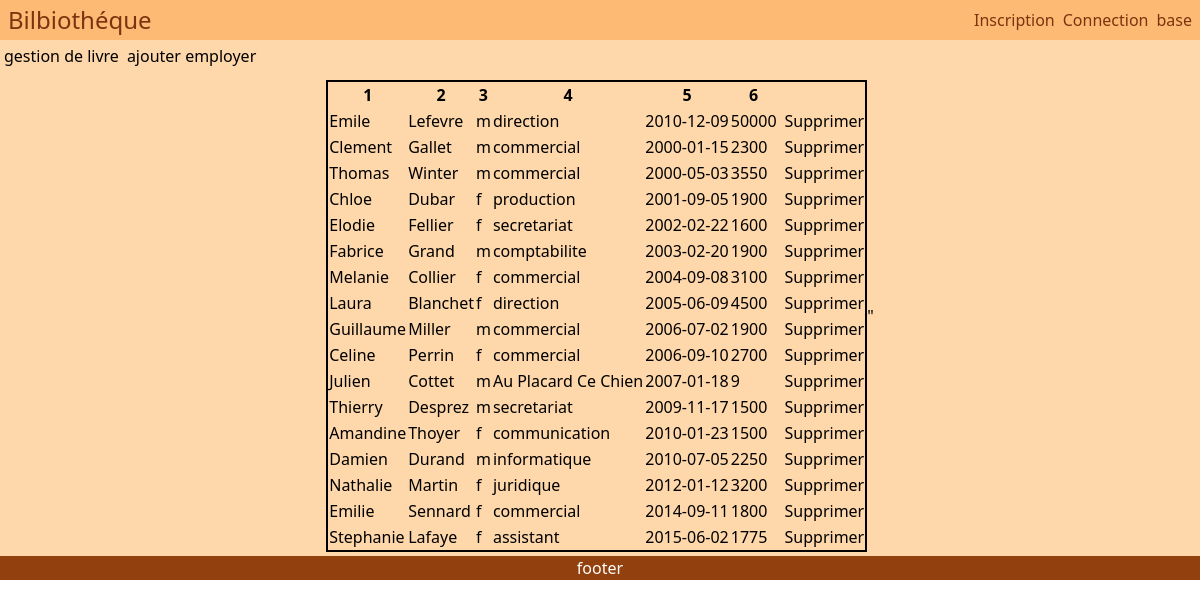
Screenshot of /pdo.php with the database file from the repository.
### tables this page shows
CREATE TABLE employes (
  id_employes int(3) NOT NULL,
  prenom varchar(20) DEFAULT NULL,
  nom varchar(20) DEFAULT NULL,
  sexe enum('m','f') NOT NULL,
  service varchar(30) DEFAULT NULL,
  date_embauche date DEFAULT NULL,
  salaire int(10) DEFAULT NULL
);

### db.php (called while the page is built)
<?php
$pdo = new PDO("mysql:host=localhost;dbname=entreprise","root2","pass");
$read = $pdo->query('SELECT * FROM employes');
$result = $read->fetchAll();

### pdo.php (the view, shortened to what this page needs)
<?php
include "./template/header.php";
require "db.php";
$str = "";
$str .= '<table class="border-2 border-black border-solid">';
$col = array_keys((array)$result[0]);
$str .= '<tr>';
for ($th = 2, $sth = count($col); $th < $sth; $th += 2) {
    $str .= '<th>' . $col[$th] . '</th>';
}
for ($i = 0, $size = count($result); $i < $size; ++$i) {
    $str .= '<tr>';
    for ($j = 1; $j < 10; ++$j) {
        $str .= '<td class="mr-2"><a href="./modif.php?id_employer=' . $result[$i][0] . '">' . $result[$i][$j] . "</a></td>";
    }
    $str .= '<td class="mr-2"></a><a href="./supp.php?id_employer=' . $result[$i][0] . '">Supprimer</a></td></tr>';
}
$str .= '</table>"';
?>
<main class="bg-orange-200 pb-1">
    <nav>
        <ul class="flex space-x-2 p-1">
            <li><a href="./update.php">gestion de livre</a></li>
            <li><a href="./ajoutEmp.php">ajouter employer</a></li>
        </ul>
    </nav>
    <div class="w-full flex items-center justify-center mt-2 ">
        <?php echo $str ?>
    </div>
</main>
<?php include "./template/footer.php"; ?>

### template/header.php (shortened to what this page needs)
<!DOCTYPE html>
<html lang="en">
<head>
    <link rel="stylesheet" href="./asset/css/out.css">
</head>
<body>
    <header class="py-1 px-2 flex justify-between items-center bg-orange-300">
        <h1 class="text-amber-900 text-2xl"><a href="./index.php">Bilbiothéque</a></h1>
        <nav>
            <ul id="menu" class="flex space-x-2">
                <li><a class="text-amber-900" href="./signup.php">Inscription</a></li>
                <li><a class="text-amber-900" href="./connect.php">Connection</a></li>
                <li><a class="text-amber-900" href="./pdo.php">base</a></li>
            </ul>
        </nav>
    </header>

### template/footer.php
<footer class="bg-amber-800 flex place-content-center">
    <p class="text-white">footer</p>
</footer>
</body>
</html>

### asset/css/out.css (style rules this page uses)
html, :host { line-height: 1.5; -webkit-text-size-adjust: 100%; -moz-tab-size: 4; -o-tab-size: 4; tab-size: 4; font-family: ui-sans-serif, system-ui, sans-serif, "Apple Color Emoji", "Segoe UI Emoji", "Segoe UI Symbol", "Noto Color Emoji"; font-feature-settings: normal; font-variation-settings: normal; -webkit-tap-highlight-color: transparent; }
body { margin: 0; line-height: inherit; }
h1, h2, h3, h4, h5, h6 { font-size: inherit; font-weight: inherit; }
a { color: inherit; text-decoration: inherit; }
table { text-indent: 0; border-color: inherit; border-collapse: collapse; }
blockquote, dl, dd, h1, h2, h3, h4, h5, h6, hr, figure, p, pre { margin: 0; }
ol, ul, menu { list-style: none; margin: 0; padding: 0; }
.mr-2 { margin-right: 0.5rem; }
.mt-2 { margin-top: 0.5rem; }
.flex { display: flex; }
.w-full { width: 100%; }
.place-content-center { place-content: center; }
.items-center { align-items: center; }
.justify-center { justify-content: center; }
.justify-between { justify-content: space-between; }
.space-x-2 > :not([hidden]) ~ :not([hidden]) { --tw-space-x-reverse: 0; margin-right: calc(0.5rem * var(--tw-space-x-reverse)); margin-left: calc(0.5rem * calc(1 - var(--tw-space-x-reverse))); }
.border-2 { border-width: 2px; }
.border-solid { border-style: solid; }
.border-black { --tw-border-opacity: 1; border-color: rgb(0 0 0 / var(--tw-border-opacity, 1)); }
.bg-amber-800 { --tw-bg-opacity: 1; background-color: rgb(146 64 14 / var(--tw-bg-opacity, 1)); }
.bg-orange-300 { --tw-bg-opacity: 1; background-color: rgb(253 186 116 / var(--tw-bg-opacity, 1)); }
.bg-orange-200 { --tw-bg-opacity: 1; background-color: rgb(254 215 170 / var(--tw-bg-opacity, 1)); }
.p-1 { padding: 0.25rem; }
.px-2 { padding-left: 0.5rem; padding-right: 0.5rem; }
.py-1 { padding-top: 0.25rem; padding-bottom: 0.25rem; }
.pb-1 { padding-bottom: 0.25rem; }
.text-2xl { font-size: 1.5rem; line-height: 2rem; }
.text-amber-900 { --tw-text-opacity: 1; color: rgb(120 53 15 / var(--tw-text-opacity, 1)); }
.text-white { --tw-text-opacity: 1; color: rgb(255 255 255 / var(--tw-text-opacity, 1)); }

### rows the page displays
employes: prenom "Emile", nom "Lefevre", sexe "m", service "direction", date_embauche "2010-12-09", salaire "50000"
employes: prenom "Clement", nom "Gallet", sexe "m", service "commercial", date_embauche "2000-01-15", salaire "2300"
employes: prenom "Thomas", nom "Winter", sexe "m", service "commercial", date_embauche "2000-05-03", salaire "3550"
employes: prenom "Chloe", nom "Dubar", sexe "f", service "production", date_embauche "2001-09-05", salaire "1900"
employes: prenom "Elodie", nom "Fellier", sexe "f", service "secretariat", date_embauche "2002-02-22", salaire "1600"
employes: prenom "Fabrice", nom "Grand", sexe "m", service "comptabilite", date_embauche "2003-02-20", salaire "1900"
employes: prenom "Melanie", nom "Collier", sexe "f", service "commercial", date_embauche "2004-09-08", salaire "3100"
employes: prenom "Laura", nom "Blanchet", sexe "f", service "direction", date_embauche "2005-06-09", salaire "4500"
employes: prenom "Guillaume", nom "Miller", sexe "m", service "commercial", date_embauche "2006-07-02", salaire "1900"
employes: prenom "Celine", nom "Perrin", sexe "f", service "commercial", date_embauche "2006-09-10", salaire "2700"
employes: prenom "Julien", nom "Cottet", sexe "m", service "Au Placard Ce Chien", date_embauche "2007-01-18", salaire "9"
employes: prenom "Thierry", nom "Desprez", sexe "m", service "secretariat", date_embauche "2009-11-17", salaire "1500"
employes: prenom "Amandine", nom "Thoyer", sexe "f", service "communication", date_embauche "2010-01-23", salaire "1500"
employes: prenom "Damien", nom "Durand", sexe "m", service "informatique", date_embauche "2010-07-05", salaire "2250"
employes: prenom "Nathalie", nom "Martin", sexe "f", service "juridique", date_embauche "2012-01-12", salaire "3200"
employes: prenom "Emilie", nom "Sennard", sexe "f", service "commercial", date_embauche "2014-09-11", salaire "1800"
employes: prenom "Stephanie", nom "Lafaye", sexe "f", service "assistant", date_embauche "2015-06-02", salaire "1775"

### other values shown
$col[$th] "1"
$col[$th] "2"
$col[$th] "3"
$col[$th] "4"
$col[$th] "5"
$col[$th] "6"
